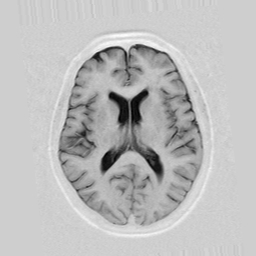
#> input picture OSuM_Vezba11/OSuM_Vezba11/mr_glava_1.jpg, 256 x 256 px
$ python v11_2.py   (older library calls are emulated)
#> lines starting #> are read from the running program, lines starting #| are printed output that depends on the picture; after the words box and inside, x2 and y2 are one past the last pixel; in counts of white or black regions, pixels touching at a corner belong together
### OSuM_Vezba11/OSuM_Vezba11/osum.py
import math
import cv2
import os
import numpy as np
from scipy.ndimage.filters import maximum_filter, convolve1d
from scipy.interpolate import interp2d
import matplotlib.pyplot as plt


# [9 lines left out: function gaussian, not called in this run]


def im_norm(im):
    im_n = (im-im.min())/(im.max()-im.min())
    return im_n


# [429 lines left out: functions im_pyr_decomp, im_pyr_recon, data_fname_split, read_raw, log_LUT, sigmLUT and 5 more, not called in this run]


def disp_im(im, lmin=0, lmax=255, title=''):

    fig = plt.figure()
    ax = fig.add_axes([0,0,1,1])
    ax.imshow(im, cmap='gray', vmin=lmin, vmax=lmax)
    plt.axis('off')
    fig.canvas.set_window_title(title)


# 2.1
# [50 lines left out: functions z_norm, integral_img, z_norm2, not called in this run]

# 3.4
def mutual_information(x, y, nbins=10):

    h2d, xedges, yedges = np.histogram2d(np.reshape(x, -1), np.reshape(y,-1), bins=nbins)

    pxy = h2d/float(np.sum(h2d))  # normalizovani 2D histogram - zdruzena verovatnoca x i y
    px = np.sum(pxy, axis=1)  # marginalna raspodela po x
    py = np.sum(pxy, axis=0)  # marginalna raspodela po y
    px_py = np.outer(px,py)

    nzp = pxy>0  # lokacije gde histogram nije prazan
    mi = np.sum(pxy[nzp]*np.log(pxy[nzp]/px_py[nzp]))

    # entropije slike x i y, potrebno za normalizovane zajednicke informacije
    hx = np.sum(px*np.log(px))
    hy = np.sum(py*np.log(py))

    return mi, hx, hy

# 3.6
def normalized_mutual_information(x, y, nbins=10):

    mi, hx, hy = mutual_information(x, y, nbins)
    nmi = 1-(mi/np.maximum(hx, hy))

    return nmi


def sobel_grad(im):
    sx = cv2.Sobel(im, dx=1, dy=0, ksize=3, ddepth=cv2.CV_32F)
    sy = cv2.Sobel(im, dx=0, dy=1, ksize=3, ddepth=cv2.CV_32F)
    sx = sx/8
    sy = sy/8
    s = sx**2+sy**2
    g = np.sqrt(s)
    o = np.arctan(sy/(sx + np.finfo(float).eps))

    return g, o


def imq_qab(a, b, dT=1/128, gmin=1/256, sg=0.7, kg = 11, ka=24, sa=0.8):

    a = np.float32(a)
    b = np.float32(b)

    ag, ao = sobel_grad(a)
    bg, bo = sobel_grad(b)

    # Apply detection threshold
    ndet_a = ag<dT
    ndet_b = bg<dT
    ag = ag + gmin
    bg = bg + gmin

    # Preservation of non-detectable gradients
    det_grads = np.logical_not(np.logical_or(ndet_a,ndet_b))
    q_ab = np.zeros(ag.shape, dtype=float)
    q_ab[np.logical_and(ndet_a,ndet_b)] = 1

    # Relative changes in gradient magnitude and orientation
    g_ab = bg/ag
    prag_gab = g_ab > 1
    g_ab[prag_gab] = 1/g_ab[prag_gab]
    a_ab = np.abs(np.abs(ao - bo) / np.pi - 1)

    # Evaluate non-linear perceptual information loss
    gg = 1 + np.exp(-kg * (1 - sg))
    ga = 1 + np.exp(-ka * (1 - sa))
    qg_ab = np.zeros(det_grads.shape, dtype=float)
    qa_ab = np.zeros(det_grads.shape, dtype=float)
    qg_ab[det_grads] = gg/(1 + np.exp(-kg * (g_ab[det_grads] - sg)))
    qa_ab[det_grads] = ga/(1 + np.exp(-ka * (a_ab[det_grads] - sa)))

    # Evaluate local preservation estimates
    q_ab[det_grads] = np.sqrt(qg_ab[det_grads]*qa_ab[det_grads])

    # Define importance maps
    w = bg
    w[ndet_b] = gmin

    # Pooling into global score
    Q = (np.sum(np.reshape(q_ab, -1)* np.reshape(w, -1)) + 1e-8)/(np.sum(np.reshape(w, -1)) + 1e-8)

    return Q, q_ab, w

### OSuM_Vezba11/OSuM_Vezba11/v11_2.py
import cv2
import osum
import matplotlib.pyplot as plt
import numpy as np
from skimage.metrics import structural_similarity as ssi

# 3
# 3.1
im1 = cv2.imread('mr_glava_1.jpg', cv2.IMREAD_GRAYSCALE)
#> im1 is the input picture: shape (256, 256); min 0, max 254, mean 188.5
im2 = cv2.imread('mr_glava_10.jpg', cv2.IMREAD_GRAYSCALE)
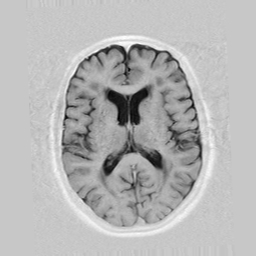
#> input picture OSuM_Vezba11/OSuM_Vezba11/mr_glava_10.jpg, 256 x 256 px
#> im2 is the input picture: shape (256, 256); min 0, max 255, mean 181.4
im3 = cv2.imread('mr_glava_5.jpg', cv2.IMREAD_GRAYSCALE)
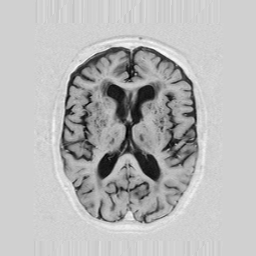
#> input picture OSuM_Vezba11/OSuM_Vezba11/mr_glava_5.jpg, 256 x 256 px
#> im3 is the input picture: shape (256, 256); min 0, max 255, mean 184.2
osum.disp_im(im1, title='im1')
osum.disp_im(im2, title='im2')
osum.disp_im(im3, title='im3')
plt.show()

# 3.2
ssd1 = np.sum(np.sum((im1-im2)**2))
#> ssd1 = 4636392
ssdp1 = ssd1/im1.size
#> ssdp1 = 70.75
ssd2 = np.sum(np.sum((im1-im3)**2))
#> ssd2 = 3127470
ssdp2 = ssd2/im1.size
#> ssdp2 = 47.72

# 3.3
sabs1 = np.sum(np.sum(np.abs(im1-im2)))
#> sabs1 = 3486046
sabsp1 = sabs1/im1.size
#> sabsp1 = 53.19
sabs2 = np.sum(np.sum(np.abs(im1-im3)))
#> sabs2 = 10803976
sabsp2 = sabs2/im1.size
#> sabsp2 = 164.9

# 2D histogram
h2d, xedges, yedges = np.histogram2d(np.reshape(im1, -1), np.reshape(im2, -1), bins=10)
#> xedges = [0, 25.4, 50.8, 76.2, 101.6, 127, 152.4, 177.8, 203.2, 228.6, 254]; yedges = [0, 25.5, 51, 76.5, 102, 127.5, 153, 178.5, 204, 229.5, 255]
plt.figure()
plt.imshow(h2d, cmap='gray', vmin=h2d.min(), vmax=h2d.max())
plt.title('2D histogram im1 i im2')
plt.xlabel('im1')
plt.ylabel('im2')
plt.show()

# 3.5
im4 = cv2.imread('2_CT.png', cv2.IMREAD_GRAYSCALE)
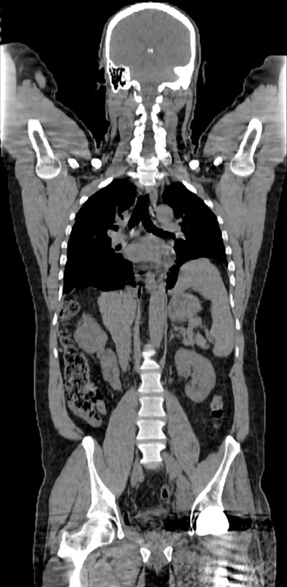
#> input picture OSuM_Vezba11/OSuM_Vezba11/2_CT.png, 287 x 587 px
#> im4 is the input picture: shape (587, 287); min 0, max 255, mean 80.2
im5 = cv2.imread('2_PET.png', cv2.IMREAD_GRAYSCALE)
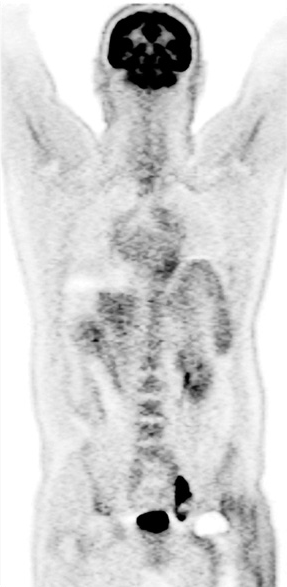
#> input picture OSuM_Vezba11/OSuM_Vezba11/2_PET.png, 287 x 587 px
#> im5 is the input picture: shape (587, 287); min 0, max 255, mean 209.9
osum.disp_im(im4, title='im4')
osum.disp_im(im5, title='im5')
plt.show()

mi1, hx1, hy1 = osum.mutual_information(im4, im5, 20)
#> in mutual_information, `h2d, xedges, yedges = np.histogram2d(np.reshape(x, -1), np.reshape(y,-..`: xedges = 21 values from 0 to 255
#> in mutual_information, `px = np.sum(pxy, axis=1)`: px = 20 values, max 0.3 at index 0, min 0.00816 at index 18, mean 0.05
#> in mutual_information, `py = np.sum(pxy, axis=0)`: py = 20 values, max 0.231 at index 17, min 0.00112 at index 3, mean 0.05
#> in mutual_information, `nzp = pxy>0`:
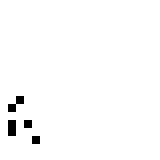
#> nzp: shape (20, 20) bool (shown 8 times larger); 98.5% white; black in thin lines or dots, all inside (x1, y1, x2, y2) = (1, 12, 5, 18)
#> in mutual_information, `mi = np.sum(pxy[nzp]*np.log(pxy[nzp]/px_py[nzp]))`: mi = 0.388
#> in mutual_information, `hx = np.sum(px*np.log(px))`: hx = -2.44
#> in mutual_information, `hy = np.sum(py*np.log(py))`: hy = -2.17
#> mi1 = 0.388; hx1 = -2.44; hy1 = -2.17
mi2, hx2, hy2 = osum.mutual_information(im4, 255-im5, 20)
#> in mutual_information (call 2), `nzp = pxy>0`: nzp: shape (20, 20) bool; 98.5% white; black in thin lines or dots, all inside (x1, y1, x2, y2) = (15, 12, 19, 18)
#> mi2 = 0.388; hx2 = -2.44; hy2 = -2.17

sabs11 = np.sum(np.abs(im4-im5))
#> sabs11 = 16146158
sabsp11 = sabs11/im4.size
#> sabsp11 = 95.84
sabs22 = np.sum(np.abs(im4-(255-im5)))
#> sabs22 = 17431737
sabsp22 = sabs22/im4.size
#> sabsp22 = 103.5

# 3.7
nmi1 = osum.normalized_mutual_information(im4, im5, 20)
#> in normalized_mutual_information, `mi, hx, hy = mutual_information(x, y, nbins)`: mi = 0.388; hx = -2.44; hy = -2.17
#> in normalized_mutual_information, `nmi = 1-(mi/np.maximum(hx, hy))`: nmi = 1.18
#> nmi1 = 1.18
nmi2 = osum.normalized_mutual_information(im4, (255-im5), 20)
#> nmi2 = 1.18

# 3.8
ssi1, lok_sl1 = ssi(im1, im2, full=True)  # full=True - da se kao izlaz racuna i slika lokalne slicnosti
#> ssi1 = 0.646
ssi2, lok_sl2 = ssi(im1, im3, full=True)
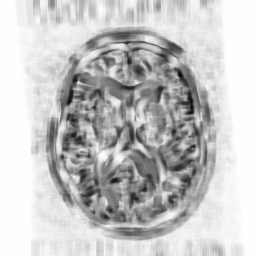
#> lok_sl2: shape (256, 256) float64; min -0.849, max 1, mean 0.586; drawn with min black and max white
#> ssi2 = 0.571
osum.disp_im(lok_sl1, lmin=lok_sl1.min(), lmax=lok_sl1.max(), title='Lokalna slicnost po ssi izmedju im1 i im2')
osum.disp_im(lok_sl2, lmin=lok_sl2.min(), lmax=lok_sl2.max(), title='Lokalna slicnost po ssi izmedju im1 i im3')
plt.show()

# 3.9
qab, qab_im, w = osum.imq_qab(im1, im2)
#> in imq_qab, `ndet_a = ag<dT`: ndet_a: shape (256, 256) bool; 20% white; 187 white regions (184 under 20 px), largest, box (x1, y1, x2, y2) and area: (0, 0, 42, 256) 7099, (220, 0, 256, 256) 5687, (60, 0, 64, 9) 30
#> in imq_qab, `ndet_b = bg<dT`: ndet_b: shape (256, 256) bool; 20.1% white; 154 white regions (152 under 20 px), largest, box (x1, y1, x2, y2) and area: (0, 0, 34, 256) 7002, (227, 0, 256, 256) 5967
#> in imq_qab, `det_grads = np.logical_not(np.logical_or(ndet_a,ndet_b))`: det_grads: shape (256, 256) bool; 77.8% white; 259 black regions (256 under 20 px), largest, box (x1, y1, x2, y2) and area: (0, 0, 42, 256) 7688, (220, 0, 256, 256) 6474, (60, 0, 64, 9) 30
#> in imq_qab, `prag_gab = g_ab > 1`: prag_gab: shape (256, 256) bool; 45.3% white; 329 white regions (308 under 20 px), largest, box (x1, y1, x2, y2) and area: (23, 0, 235, 256) 27468, (102, 129, 143, 173) 355, (196, 237, 213, 256) 153
#> in imq_qab, `q_ab[det_grads] = np.sqrt(qg_ab[det_grads]*qa_ab[det_grads])`:
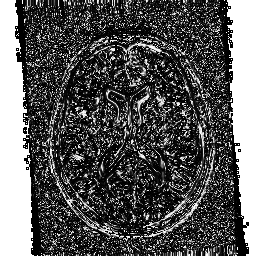
#> q_ab: shape (256, 256) float64; min 0, max 1, mean 0.349
#> in imq_qab, `Q = (np.sum(np.reshape(q_ab, -1)* np.reshape(w, -1)) + 1e-8)/(np.sum(n..`: Q = 0.239
#> qab = 0.239
osum.disp_im(qab_im, lmin=qab_im.min(), lmax=qab_im.max(), title='Lokalna slicnost po Qab')
osum.disp_im(w, lmin=w.min(), lmax=w.max(), title='Mapa znacaja lokacija')
plt.show()

print()
